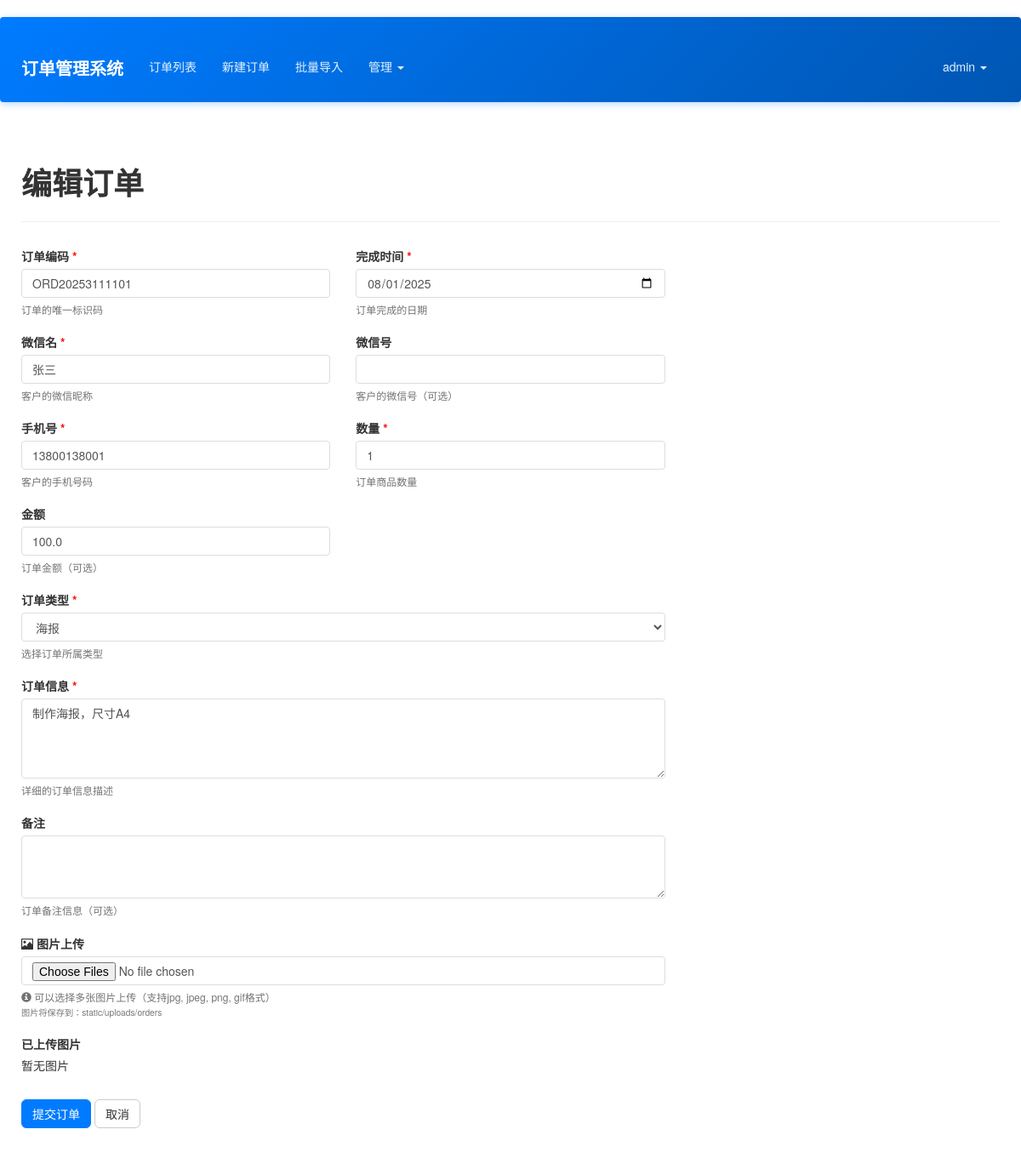
The page /order/edit/7 (signed in) on the database its author committed.
### app/models.py (models this page shows, shortened)
class User(UserMixin, db.Model):
    __tablename__ = 'users'
    id = db.Column(db.Integer, primary_key=True)
    email = db.Column(db.String(64), unique=True, index=True)
    username = db.Column(db.String(64), unique=True, index=True)
    role_id = db.Column(db.Integer, db.ForeignKey('roles.id'))
    password_hash = db.Column(db.String(128))
    orders = db.relationship('Order', backref='creator', lazy='dynamic')
    @property
    def password(self):
        raise AttributeError('password is not a readable attribute')
    def can(self, perm):
        return self.role is not None and self.role.has_permission(perm)

class Order(db.Model):
    __tablename__ = 'orders'
    id = db.Column(db.Integer, primary_key=True)
    order_code = db.Column(db.String(64), unique=True, index=True)
    wechat_name = db.Column(db.String(64))
    wechat_id = db.Column(db.String(64))
    phone = db.Column(db.String(20), nullable=False)  # 手机号，必填
    order_info = db.Column(db.Text())
    completion_time = db.Column(db.DateTime)
    quantity = db.Column(db.Integer)
    amount = db.Column(db.Float)
    notes = db.Column(db.Text())  # 备注字段
    create_time = db.Column(db.DateTime, default=datetime.utcnow)
    user_id = db.Column(db.Integer, db.ForeignKey('users.id'))
    order_type_id = db.Column(db.Integer, db.ForeignKey('order_types.id'))
    status = db.Column(db.String(20), default='未完成')  # 订单状态：未完成、已结算、未结算
    images = db.relationship('OrderImage', backref='order', lazy='dynamic')
    custom_fields = db.Column(db.Text())

### app/main/views.py (the view, shortened to what this page needs)
@main.route('/order/edit/<int:id>', methods=['GET', 'POST'])
@login_required
def edit_order(id):
    order = Order.query.get_or_404(id)
    if not current_user.can(Permission.VIEW_ALL) and order.user_id != current_user.id:
        abort(403)
    form = OrderForm(obj=order)
    form.order = order  # 设置当前订单对象，用于验证时排除自身
    form.order_type_id.choices = [(t.id, t.name) for t in OrderType.query.filter_by(is_active=True).all()]
    return render_template('main/edit_order.html', form=form, order=order)

### app/context_processors.py (called while the page is built)
def inject_permissions():
    return dict(Permission=Permission)

### app/models.py (called while the page is built)
@login_manager.user_loader
def load_user(user_id):
    return User.query.get(int(user_id))

    def has_permission(self, perm):
        return self.permissions & perm == perm

### app/templates/main/edit_order.html (shortened to what this page needs)
{% extends "base.html" %}
{% import "bootstrap/wtf.html" as wtf %}
{% block page_content %}
<div class="page-header">
    <h1>{% if order %}编辑订单{% else %}新建订单{% endif %}</h1>
</div>
<div class="row">
    <div class="col-md-8">
        <form method="post" enctype="multipart/form-data" class="form" role="form">
            <div class="row">
                <div class="col-md-6">
                    <div class="form-group required-field">
                        {{ form.order_code.label(class="control-label") }}
                        {{ form.order_code(class="form-control") }}
                        <div class="help-block">订单的唯一标识码</div>
                    </div>
                </div>
                <div class="col-md-6">
                    <div class="form-group required-field">
                        {{ form.completion_time.label(class="control-label") }}
                        {{ form.completion_time(class="form-control") }}
                        <div class="help-block">订单完成的日期</div>
                    </div>
                </div>
            </div>
            <div class="row">
                <div class="col-md-6">
                    <div class="form-group required-field">
                        {{ form.wechat_name.label(class="control-label") }}
                        {{ form.wechat_name(class="form-control") }}
                        <div class="help-block">客户的微信昵称</div>
                    </div>
                </div>
                <div class="col-md-6">
                    <div class="form-group">
                        {{ form.wechat_id.label(class="control-label") }}
                        {{ form.wechat_id(class="form-control") }}
                        <div class="help-block">客户的微信号（可选）</div>
                    </div>
                </div>
            </div>
            <div class="row">
                <div class="col-md-6">
                    <div class="form-group required-field">
                        {{ form.phone.label(class="control-label") }}
                        {{ form.phone(class="form-control") }}
                        <div class="help-block">客户的手机号码</div>
                    </div>
                </div>
                <div class="col-md-6">
                    <div class="form-group required-field">
                        {{ form.quantity.label(class="control-label") }}
                        {{ form.quantity(class="form-control") }}
                        <div class="help-block">订单商品数量</div>
                    </div>
                </div>
            </div>
            <div class="row">
                <div class="col-md-6">
                    <div class="form-group">
                        {{ form.amount.label(class="control-label") }}
                        {{ form.amount(class="form-control") }}
                        <div class="help-block">订单金额（可选）</div>
                    </div>
                </div>
                <div class="col-md-6">
                </div>
            </div>
            <div class="form-group required-field">
                {{ form.order_type_id.label(class="control-label") }}
                {{ form.order_type_id(class="form-control") }}
                <div class="help-block">选择订单所属类型</div>
            </div>
            <div class="form-group required-field">
                {{ form.order_info.label(class="control-label") }}
                {{ form.order_info(class="form-control", rows="4") }}
                <div class="help-block">详细的订单信息描述</div>
            </div>
            <div class="form-group">
                {{ form.notes.label(class="control-label") }}
                {{ form.notes(class="form-control", rows="3") }}
                <div class="help-block">订单备注信息（可选）</div>
            </div>
            <div class="form-group">
                <label for="images" class="control-label">
                    <i class="glyphicon glyphicon-picture"></i> 图片上传
                </label>
                <input type="file" id="images" name="images" multiple accept="image/*" class="form-control">
                <div class="help-block">
                    <i class="glyphicon glyphicon-info-sign"></i>
                    可以选择多张图片上传（支持jpg, jpeg, png, gif格式）<br>
                    <small class="text-muted">图片将保存到：static/uploads/orders</small>
                </div>
            </div>
            {% if order %}
            <div class="form-group">
                <label>已上传图片</label>
                <div class="row">
                    {% for image in order.images %}
                    <div class="col-md-3 image-container" id="image-{{ image.id }}">
                        <div class="thumbnail">
                            <img src="{{ url_for('main.uploaded_file', filename=image.image_path) }}" alt="订单图片" class="img-responsive">
                            <div class="caption text-center">
                                <button type="button" class="btn btn-danger btn-xs delete-image" data-id="{{ image.id }}">删除</button>
                            </div>
                        </div>
                    </div>
                    {% else %}
                    <div class="col-md-12">
                        <p>暂无图片</p>
                    </div>
                    {% endfor %}
                </div>
            </div>
            {% endif %}
            <div class="form-group">
                {{ form.submit(class="btn btn-primary") }}
                <a href="{{ url_for('main.order_list') }}" class="btn btn-default">取消</a>
            </div>
        </form>
    </div>
</div>
{% endblock %}

### app/templates/base.html (shortened to what this page needs)
{% extends "bootstrap/base.html" %}
{% block head %}
{{ super() }}
<link rel="stylesheet" type="text/css" href="{{ url_for('static', filename='styles.css') }}">
{% endblock %}
{% block navbar %}
<div class="navbar navbar-inverse" role="navigation">
    <div class="container">
        <div class="navbar-header">
            <a class="navbar-brand" href="{{ url_for('main.index') }}">订单管理系统</a>
        </div>
        <div class="navbar-collapse collapse">
            <ul class="nav navbar-nav">
                {% if current_user.is_authenticated %}
                <li><a href="{{ url_for('main.order_list') }}">订单列表</a></li>
                <li><a href="{{ url_for('main.new_order') }}">新建订单</a></li>
                <li><a href="{{ url_for('main.import_orders') }}">批量导入</a></li>
                {% if current_user.can(Permission.MANAGE_FIELDS) %}
                <li class="dropdown">
                    <a href="#" class="dropdown-toggle" data-toggle="dropdown">管理 <b class="caret"></b></a>
                </li>
                {% endif %}
                {% endif %}
            </ul>
            <ul class="nav navbar-nav navbar-right">
                {% if current_user.is_authenticated %}
                <li class="dropdown">
                    <a href="#" class="dropdown-toggle" data-toggle="dropdown">{{ current_user.username }} <b class="caret"></b></a>
                </li>
                {% else %}
                <li><a href="{{ url_for('auth.login') }}">登录</a></li>
                <li><a href="{{ url_for('auth.register') }}">注册</a></li>
                {% endif %}
            </ul>
        </div>
    </div>
</div>
{% endblock %}
{% block content %}
<div class="container">
    {% block page_content %}{% endblock %}
</div>
{% endblock %}

### app/static/styles.css (style rules this page uses)
body { font-family: 'Microsoft YaHei', 'Helvetica Neue', Helvetica, Arial, sans-serif; padding-top: 20px; padding-bottom: 20px; background-color: #ffffff; color: #333; min-height: 100vh; }
.container { position: relative; z-index: 1; background-color: transparent; padding: 15px 10px; margin-top: 20px; }
.container:not(.navbar .container) { z-index: 1; }
.form-group { position: relative; z-index: 1; }
.navbar { background-color: #337ab7; border-color: #2e6da4; margin-bottom: 20px; }
.navbar-inverse { background: linear-gradient(135deg, #007bff 0%, #0056b3 100%); border: none; box-shadow: 0 2px 8px rgba(0, 123, 255, 0.3); position: relative; z-index: 1030; }
.navbar-inverse .navbar-brand { color: #fff; font-weight: bold; font-size: 20px; }
.navbar-inverse .navbar-nav > li > a { color: #e3f2fd; transition: all 0.3s ease; margin: 5px 3px; padding: 8px 12px; border-radius: 4px; }
.navbar-inverse .navbar-nav > .dropdown > a .caret { border-top-color: #e3f2fd; border-bottom-color: #e3f2fd; }
.navbar-collapse { overflow: visible !important; }
.navbar-nav { overflow: visible !important; }
.navbar .dropdown { position: static; }
@media (min-width: 768px) { .navbar .dropdown { position: relative; } }
body { overflow-x: hidden; }
.navbar { overflow: visible; }
.page-header { border-bottom: 1px solid #eee; margin-bottom: 30px; padding-bottom: 15px; }
.page-header h1 { font-weight: 600; color: #333; }
.form-group { margin-bottom: 20px; }
.form-control { border-radius: 4px; border: 1px solid #ddd; box-shadow: none; transition: border-color 0.3s ease, box-shadow 0.3s ease; }
.btn-primary { background-color: #007bff; border-color: #007bff; transition: background-color 0.3s ease; }
.btn { border-radius: 6px; font-weight: 500; transition: all 0.3s ease; }

### app/templates/main/edit_order.html (style rules this page uses)
.required-field label:after { content: " *"; color: red; font-weight: bold; }
.help-block { color: #737373; font-size: 12px; margin-top: 5px; }

### rows shown on the page
User: username "admin"
Order: order_code "ORD20253111101", completion_time "08/01/2025", wechat_name "张三", phone "13800138001", quantity "1", amount "100.0", order_type_id "海报", order_info "制作海报，尺寸A4"
